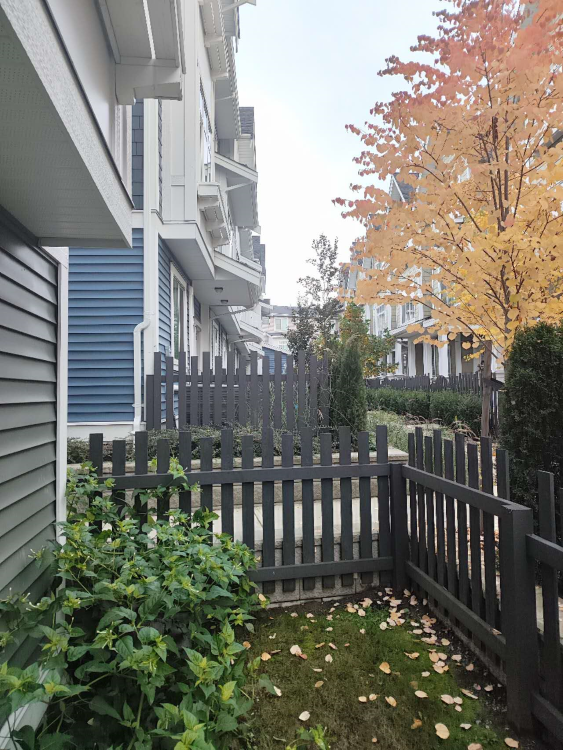
%> input picture CMPT361A2/S2-im1.png, 563 x 750 px, given in place of S1-im1.png, which was not available
$ octave maincode.m   (GNU Octave 9; MATLAB toolbox functions it lacks are replaced by stand-ins)
%> lines starting %> are read from the running program, lines starting %| are printed output that depends on the picture; pictures that were not available may be replaced by others from this repository, and a replacement may not be noted
%> further down, fig1 is the input picture: size 750x563x3 uint8; mean R, G, B 121.8, 121.5, 112.1
### CMPT361A2/my_fast_detector.m
function mat = my_fast_detector(fig)

    fig = rgb2gray(fig);
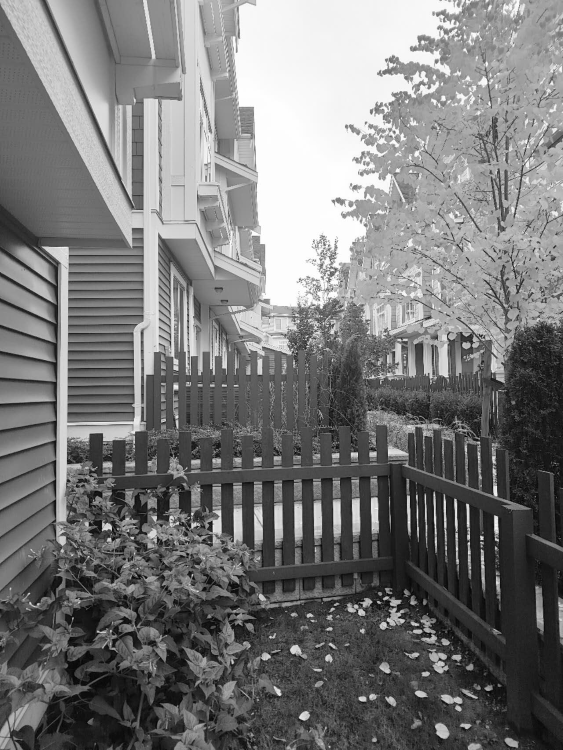
%> fig: size 750x563 uint8; min 4, max 255, mean 120.6
    [height, width] = size(fig)
%> height = 750; width = 563

    figl = zeros(756,width+6);
    figl(4:753, 4:width+3) = fig;
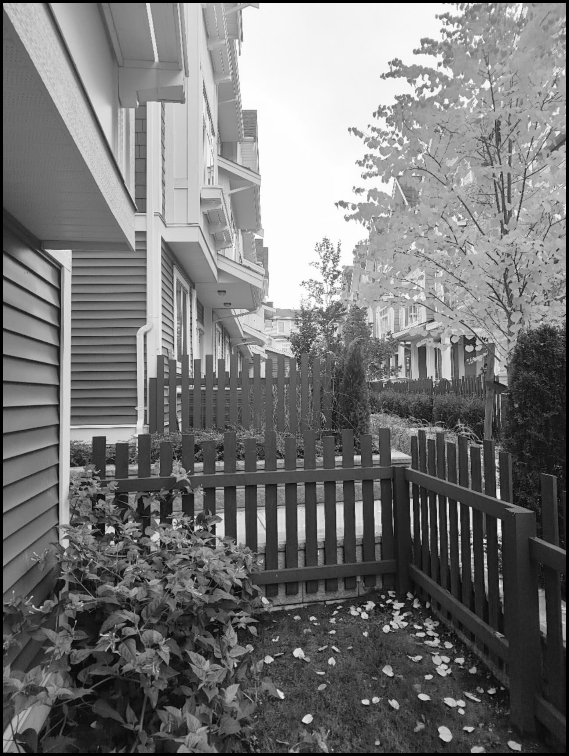
%> figl: size 756x569 double; min 0, max 255, mean 118.3

    mat = zeros(750, width);

    thresh = 10;

    p = zeros(750, width, 16);

    p(:,:,1) = abs(figl(1:end-6, 4:end-3) - figl(4:end-3, 4:end-3));
    p(:,:,2) = abs(figl(1:end-6, 5:end-2) - figl(4:end-3, 4:end-3));
    p(:,:,3) = abs(figl(2:end-5, 6:end-1) - figl(4:end-3, 4:end-3));
    p(:,:,4) = abs(figl(3:end-4, 7:end) - figl(4:end-3, 4:end-3));
    p(:,:,5) = abs(figl(4:end-3, 7:end) - figl(4:end-3, 4:end-3));
    p(:,:,6) = abs(figl(5:end-2, 7:end) - figl(4:end-3, 4:end-3));
    p(:,:,7) = abs(figl(6:end-1, 6:end-1) - figl(4:end-3, 4:end-3));
    p(:,:,8) = abs(figl(7:end, 5:end-2) - figl(4:end-3, 4:end-3));
    p(:,:,9) = abs(figl(7:end, 4:end-3) - figl(4:end-3, 4:end-3));
    p(:,:,10) = abs(figl(7:end, 3:end-4) - figl(4:end-3, 4:end-3));
    p(:,:,11) = abs(figl(6:end-1, 2:end-5) - figl(4:end-3, 4:end-3));
    p(:,:,12) = abs(figl(5:end-2, 1:end-6) - figl(4:end-3, 4:end-3));
    p(:,:,13) = abs(figl(4:end-3, 1:end-6) - figl(4:end-3, 4:end-3));
    p(:,:,14) = abs(figl(3:end-4, 1:end-6) - figl(4:end-3, 4:end-3));
    p(:,:,15) = abs(figl(2:end-5, 2:end-5) - figl(4:end-3, 4:end-3));
    p(:,:,16) = abs(figl(1:end-6, 3:end-4) - figl(4:end-3, 4:end-3));
    p = p > thresh;
    mat = sum(p, 3);
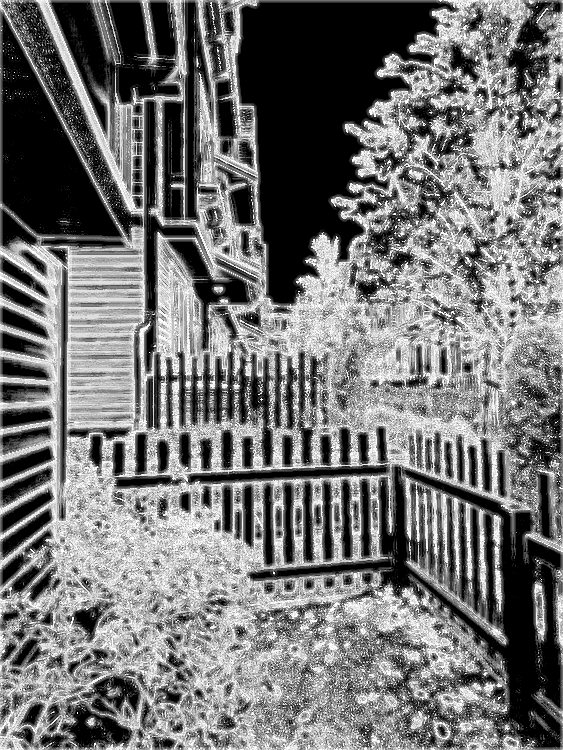
%> mat: size 750x563 double; min 0, max 16, mean 7.25; drawn with min black and max white
    mat = mat > 15;
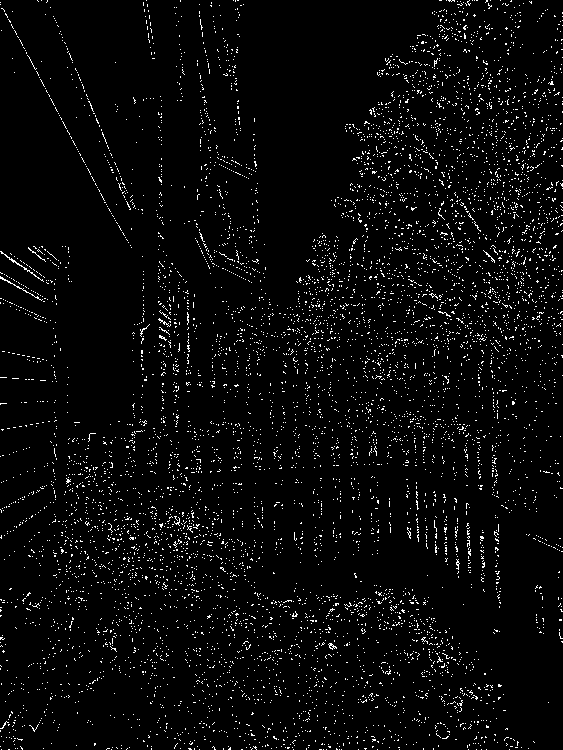
%> mat: size 750x563 logical; 3.6% white in thin lines or dots
end

### CMPT361A2/maincode.m

% pleasue run code by sections
%part1
fig1 = imread('S1-im1.png');
fig2 = imread("S2-im1.png");

mat1 = my_fast_detector(fig1);
mat2 = my_fast_detector(fig2);


figure;
imshow(fig1);
hold on;
[y1, x1] = find(mat1);
plot(x1, y1, 'r*', 'MarkerSize', 5);
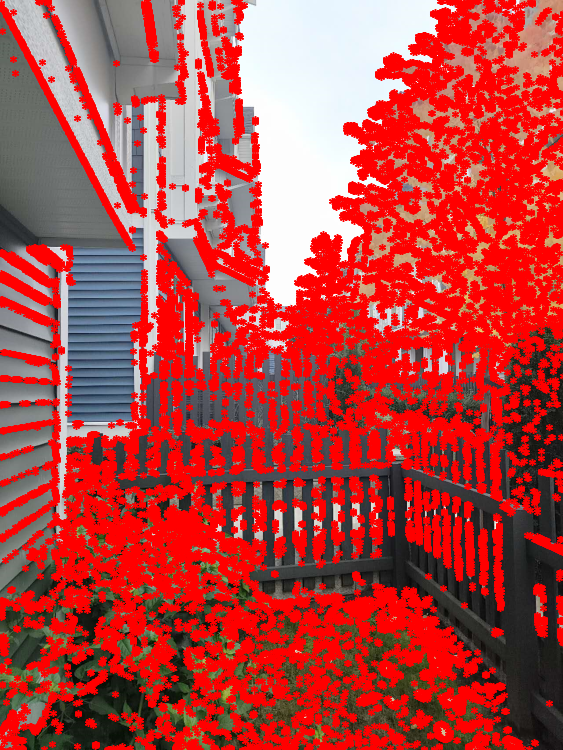
%> figure redrawn from the program's plot data
hold off;
saveas(gcf, 'S1-fast.png');

figure;
imshow(fig2);
hold on;
[y2, x2] = find(mat2);
plot(x2, y2, 'r*', 'MarkerSize', 5);
hold off;
saveas(gcf, 'S2-fast.png');


%% FASTR

%> (the run ends here)
